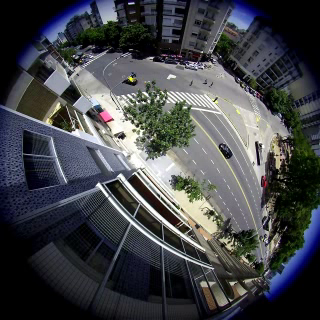
#> input picture frame 10 of resources/balkon-14-12-11-13-05-reducedAthird0200-0400.mp4, 320 x 320 px
$ python BStest.py
#> lines starting #> are read from the running program, lines starting #| are printed output that depends on the picture; after the words box and inside, x2 and y2 are one past the last pixel; in counts of white or black regions, pixels touching at a corner belong together
# -*- coding: utf-8 -*-
"""
Simple BS test. Basado en

sebalander
"""


# %%Librerías importadas
import cv2


# %% Video a analizar
cap = cv2.VideoCapture('../resources/balkon-14-12-11-13-05-reducedAthird0200-0400.mp4')

# Creacion del sustractor de fondo MOG2
bs = cv2.createBackgroundSubtractorMOG2()
bs.setDetectShadows(True)
bs.setShadowValue(0)

# Tiempo en ms a esperar entre frames,  0 = para siempre
tms = 0
# Inicio del video
cap.set(cv2.CAP_PROP_POS_FRAMES, 10)

# %% Lazo principal
while(cap.isOpened()):
    " DETECCION DE OBJETOS "
    # %% Se obtiene un fotograma
    numeroDeFotograma = cap.get(cv2.CAP_PROP_POS_FRAMES)
    ret, fotograma = cap.read()
#> fotograma is the input picture: shape (320, 320, 3); mean B, G, R 73, 69.2, 67.2
    if not ret:
        break

    # Se agrega el número de fotograma
    cv2.putText(fotograma,
                str(int(numeroDeFotograma)) + '/' +
                str(int(cap.get(cv2.CAP_PROP_FRAME_COUNT))),
                (15, 15),
                cv2.FONT_HERSHEY_SIMPLEX,
                0.5,
                (0, 255, 0),
                thickness=2)
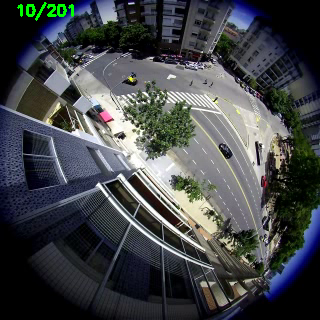
#> fotograma: shape (320, 320, 3); 0.39% of pixels changed, all inside (x1, y1, x2, y2) = (17, 2, 74, 21)

    cv2.imshow('Fotograma', fotograma)
    cv2.moveWindow('Fotograma', 0, 0)

    # %% Se aplica el sustractor de fondo
    frgMOG2 = bs.apply(fotograma)
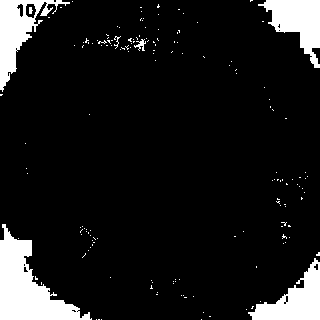
#> frgMOG2: shape (320, 320); 10.3% white; 159 white regions (152 under 20 px), largest, box (x1, y1, x2, y2) and area: (0, 224, 92, 320) 3788, (0, 0, 70, 92) 2177, (258, 0, 320, 68) 2071
    cv2.imshow('BG/FG', frgMOG2)

#    # %% Se aplica blur Gaussiano:
#    frgBlur = cv2.GaussianBlur(frgMOG2,  # Imagen origen
#                               (17, 17),  # Tamaño de kernel
#                               0)       # Desviación estándar en X
#
#    # %% Se aplica umbral de Otsu:
#    frgFiltrado = cv2.threshold(frgBlur,  # Imagen origen
#                                0,       # Valor mínimo del umbral
#                                255,     # Valor máximo del umbral
#                                cv2.THRESH_BINARY+cv2.THRESH_OTSU)[1]

    # Botones de terminado,  pausado,  reanudar
    k = cv2.waitKey(tms) & 0xFF
#> (key q is pressed here)
    if k == ord('q'):
        break  # Terminar
    elif k == ord('p'):
        tms = 0  # Pausar
    elif k == ord('f'):
        tms = 10  # Reanudar

# Se libera el video y destruyen las ventanas
cap.release()
cv2.destroyAllWindows()
